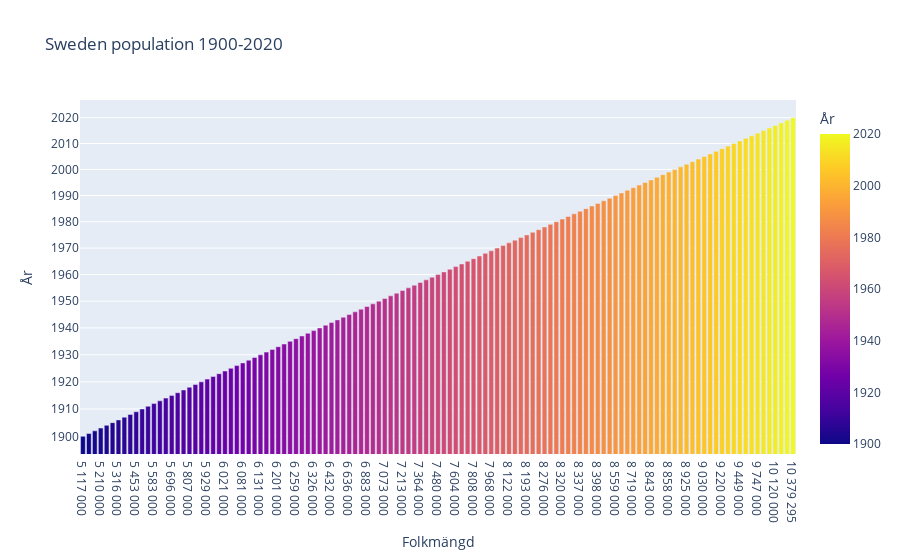

The notebook cell this image was saved under:
### Markdown cell above
# Bar Chart

### Code cell
import matplotlib.pyplot as plt
import plotly_express as px 

fig=px.bar(from1900 ,y="År",x="Folkmängd",title="Sweden population 1900-2020",log_y=True,color="År")
fig.show()
